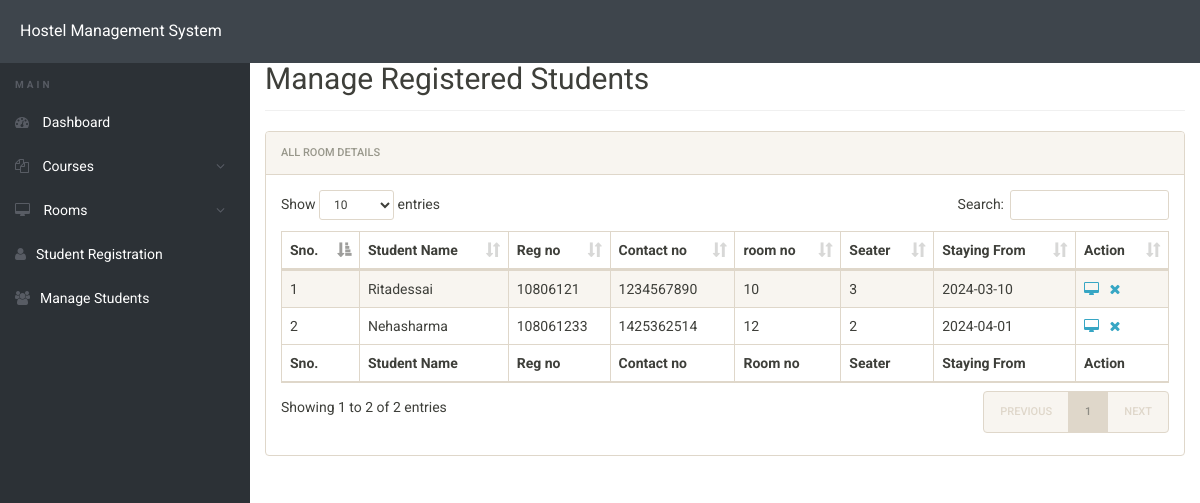
Page /admin/manage-students.php (signed in) on the committed database.
### tables this page shows
CREATE TABLE `registration` (
  `id` int(11) NOT NULL,
  `roomno` int(11) DEFAULT NULL,
  `seater` int(11) DEFAULT NULL,
  `feespm` int(11) DEFAULT NULL,
  `foodstatus` int(11) DEFAULT NULL,
  `stayfrom` date DEFAULT NULL,
  `duration` int(11) DEFAULT NULL,
  `course` varchar(500) DEFAULT NULL,
  `regno` int(11) DEFAULT NULL,
  `firstName` varchar(500) DEFAULT NULL,
  `middleName` varchar(500) DEFAULT NULL,
  `lastName` varchar(500) DEFAULT NULL,
  `gender` varchar(250) DEFAULT NULL,
  `contactno` bigint(11) DEFAULT NULL,
  `emailid` varchar(500) DEFAULT NULL,
  `egycontactno` bigint(11) DEFAULT NULL,
  `guardianName` varchar(500) DEFAULT NULL,
  `guardianRelation` varchar(500) DEFAULT NULL,
  `guardianContactno` bigint(11) DEFAULT NULL,
  `corresAddress` varchar(500) DEFAULT NULL,
  `corresCIty` varchar(500) DEFAULT NULL,
  `corresState` varchar(500) DEFAULT NULL,
  `corresPincode` int(11) DEFAULT NULL,
  `pmntAddress` varchar(500) DEFAULT NULL,
  `pmntCity` varchar(500) DEFAULT NULL,
  `pmnatetState` varchar(500) DEFAULT NULL,
  `pmntPincode` int(11) DEFAULT NULL,
  `postingDate` timestamp NULL DEFAULT current_timestamp(),
  `updationDate` varchar(500) DEFAULT NULL
);

### admin/manage-students.php (the view, shortened to what this page needs)
<?php
include('includes/config.php');
?>
<!doctype html>
<html lang="en" class="no-js">
<head>
	<link rel="stylesheet" href="css/font-awesome.min.css">
	<link rel="stylesheet" href="css/bootstrap.min.css">
	<link rel="stylesheet" href="css/dataTables.bootstrap.min.css">
	<link rel="stylesheet" href="css/bootstrap-social.css">
	<link rel="stylesheet" href="css/bootstrap-select.css">
	<link rel="stylesheet" href="css/fileinput.min.css">
	<link rel="stylesheet" href="css/awesome-bootstrap-checkbox.css">
	<link rel="stylesheet" href="css/style.css">
</head>
<body>
	<?php include('includes/header.php');?>
	<div class="ts-main-content">
			<?php include('includes/sidebar.php');?>
		<div class="content-wrapper">
			<div class="container-fluid">
				<div class="row">
					<div class="col-md-12">
						<h2 class="page-title" style="margin-top:4%">Manage Registered Students</h2>
						<div class="panel panel-default">
							<div class="panel-heading">All Room Details</div>
							<div class="panel-body">
								<table id="zctb" class="display table table-striped table-bordered table-hover" cellspacing="0" width="100%">
									<thead>
										<tr>
											<th>Sno.</th>
											<th>Student Name</th>
											<th>Reg no</th>
											<th>Contact no </th>
											<th>room no  </th>
											<th>Seater </th>
											<th>Staying From </th>
											<th>Action</th>
										</tr>
									</thead>
									<tfoot>
										<tr>
											<th>Sno.</th>
											<th>Student Name</th>
											<th>Reg no</th>
											<th>Contact no </th>
											<th>Room no  </th>
											<th>Seater </th>
											<th>Staying From </th>
											<th>Action</th>
										</tr>
									</tfoot>
									<tbody>
<?php
$ret="select * from registration";
$stmt= $mysqli->prepare($ret) ;
$stmt->execute() ;
$res=$stmt->get_result();
$cnt=1;
while($row=$res->fetch_object())
	  {
	  	?>
<tr><td><?php echo $cnt;;?></td>
<td><?php echo $row->firstName;?><?php echo $row->middleName;?><?php echo $row->lastName;?></td>
<td><?php echo $row->regno;?></td>
<td><?php echo $row->contactno;?></td>
<td><?php echo $row->roomno;?></td>
<td><?php echo $row->seater;?></td>
<td><?php echo $row->stayfrom;?></td>
<td>
<a href="student-details.php?regno=<?php echo $row->regno;?>" title="View Full Details"><i class="fa fa-desktop"></i></a>&nbsp;&nbsp;
<a href="manage-students.php?del=<?php echo $row->regno;?>" title="Delete Record" onclick="return confirm('Do you want to delete');"><i class="fa fa-close"></i></a></td>
										</tr>
									<?php
$cnt=$cnt+1;
									 } ?>
									</tbody>
								</table>
							</div>
						</div>
					</div>
				</div>
			</div>
		</div>
	</div>
</body>
</html>

### admin/css/style.css (style rules this page uses)
html { font-size: 14px; }
@media only screen and (min-width: 480px) { html { font-size: 17px; } }
@media only screen and (min-width: 768px) { html { font-size: 14px; } }
body { font-size: 1em; }
a { color: #37a6c4; }
.panel { overflow: hidden; }
.page-title { padding-bottom: 15px; margin-bottom: 20px; border-bottom: 1px solid #f0f0f0; }
.ts-main-content .content-wrapper { padding-top: 15px; margin-top: 10px; }
@media only screen and (min-width: 992px) { .ts-main-content .content-wrapper { margin-left: 250px; } }

### rows in the picture
registration: firstName "Rita", lastName "dessai", regno "10806121", contactno "1234567890", roomno "10", seater "3", stayfrom "2024-03-10"
registration: firstName "Neha", lastName "sharma", regno "108061233", contactno "1425362514", roomno "12", seater "2", stayfrom "2024-04-01"
